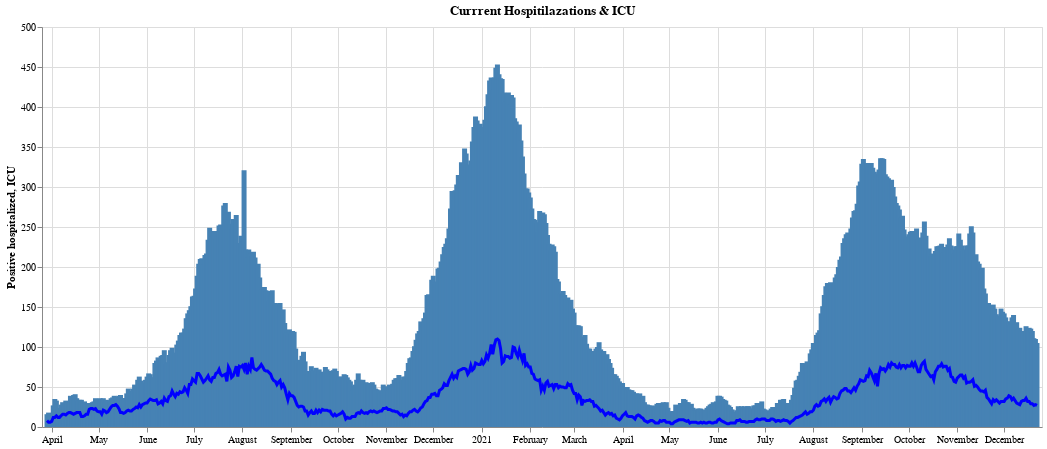

Notebook source saved alongside this figure:
### Code cell
hospital_chart()

### Figure 1 — Vega-Lite specification as saved in the notebook (floating-point values rounded to 4 significant figures; data arrays with more than 128 entries replaced by an {"elided": "..."} marker saying what was removed)
{"config": {"view": {"continuousWidth": 400, "continuousHeight": 300}}, "layer": [{"mark": {"type": "bar", "color": "steelblue", "size": 5}, "encoding": {"x": {"type": "temporal", "field": "todays_date", "title": null}, "y": {"type": "quantitative", "field": "hospitalized_covid_confirmed_patients", "title": "Positive hospitalized"}}, "selection": {"selector002": {"type": "interval", "bind": "scales", "encodings": ["x", "y"]}}}, {"mark": {"type": "line", "color": "blue", "size": 3}, "encoding": {"x": {"type": "temporal", "field": "todays_date", "title": null}, "y": {"type": "quantitative", "field": "icu_covid_confirmed_patients", "title": "ICU"}}}], "data": {"name": "data-1f8992eb92ca233937563d2bbace0a3c"}, "encoding": {"tooltip": [{"type": "temporal", "field": "todays_date"}, {"type": "quantitative", "field": "icu_covid_confirmed_patients"}, {"type": "quantitative", "field": "hospitalized_covid_confirmed_patients"}]}, "height": 400, "title": "Currrent Hospitilazations & ICU", "width": 1000, "$schema": "https://vega.github.io/schema/vega-lite/v4.8.1.json", "datasets": {"data-1f8992eb92ca233937563d2bbace0a3c": {"elided": "634 records"}}}
